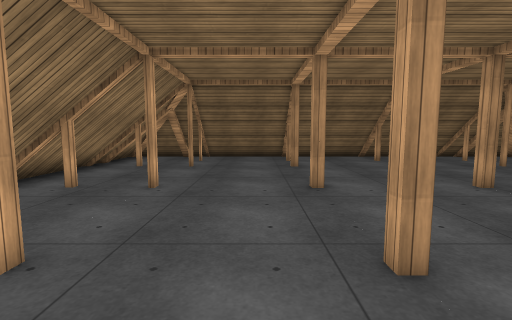
[1] (above)

23 first-person views from a walk through a Unity game level. The camera is 1.4 m above the floor, tilts 6° down and sees 85° across. The floor is counted in squares, 0.83 m on a side. Each view is taken from the middle of a square. On the plan, view 1 faces up. The plan holds only what a view shows up to about 15 squares ahead; the rest is blank. The player is left out. Some surface patterns are stand-ins.

[2]
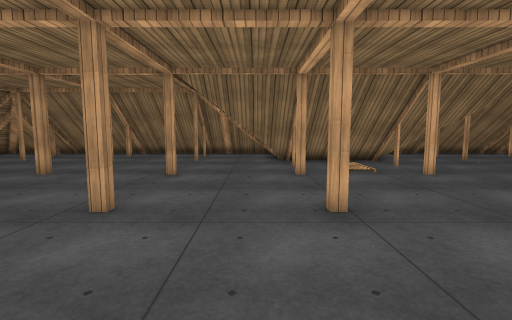

[3]
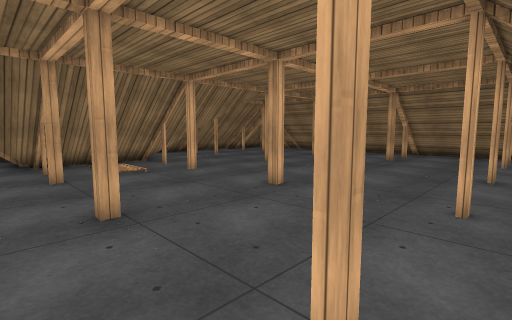

[4]
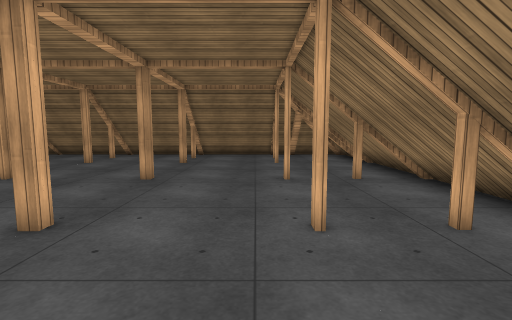

[5]
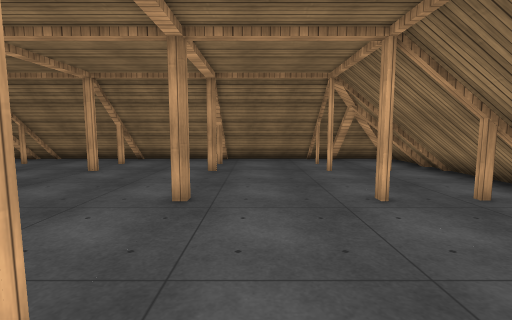

[6]
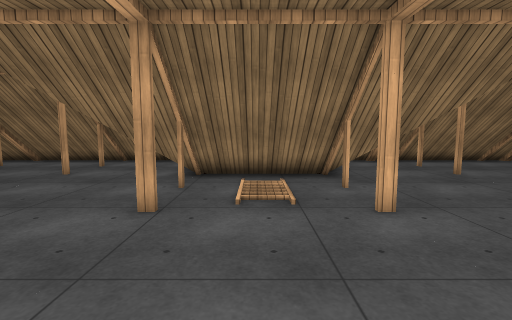

[7]
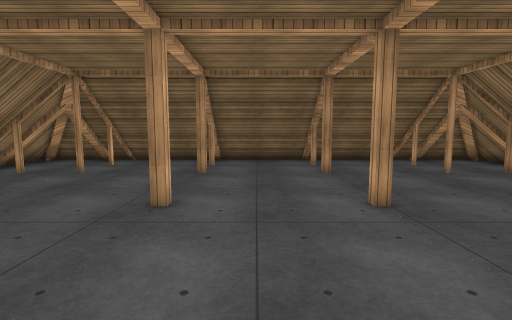

[8]
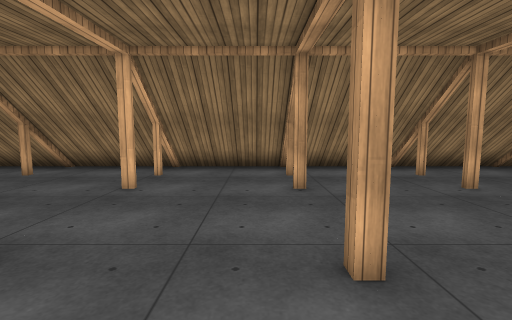

[9]
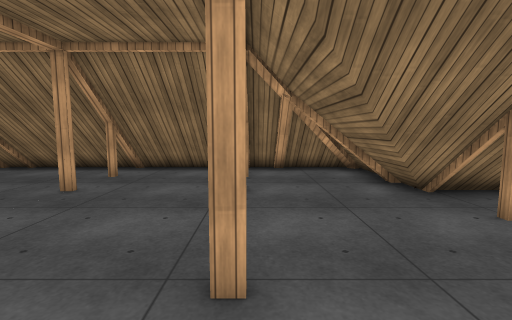

[10]
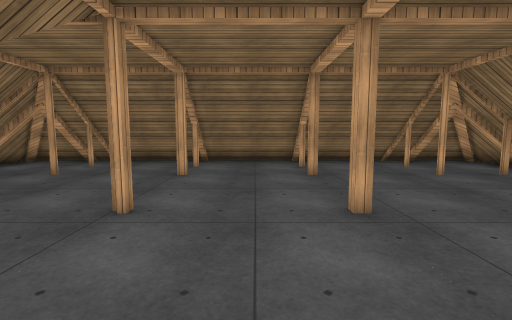

[11]
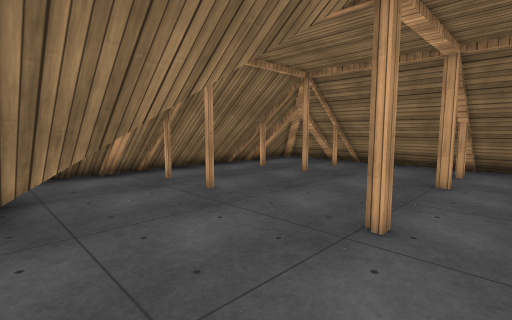

[12]
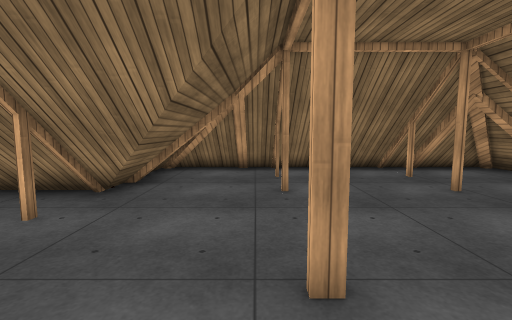

[13]
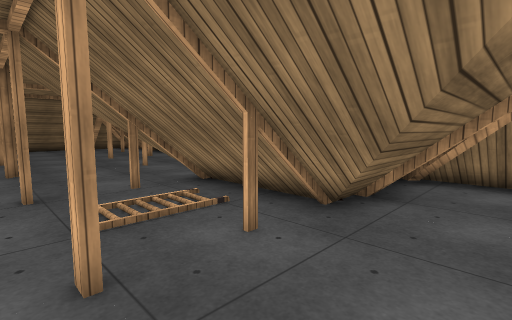

[14]
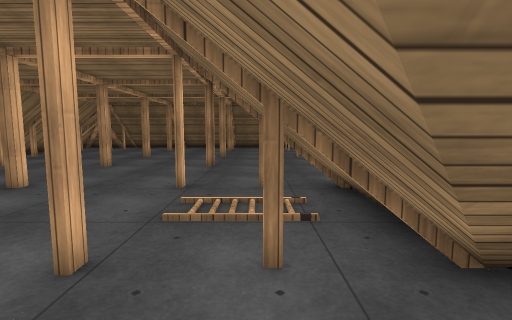

[15]
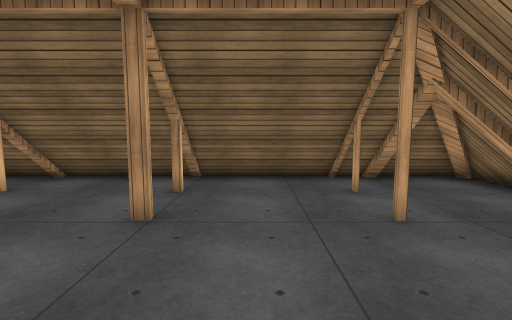

[16]
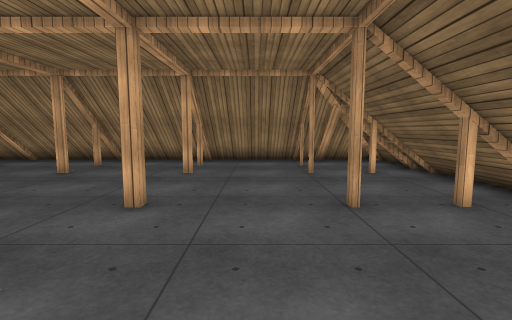

[17]
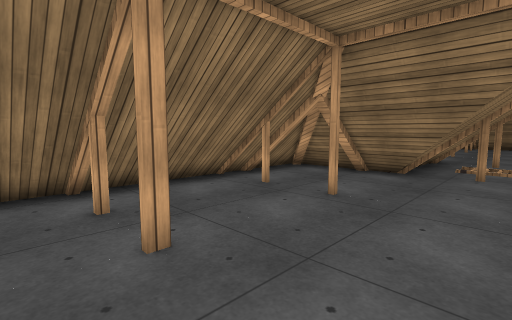

[18]
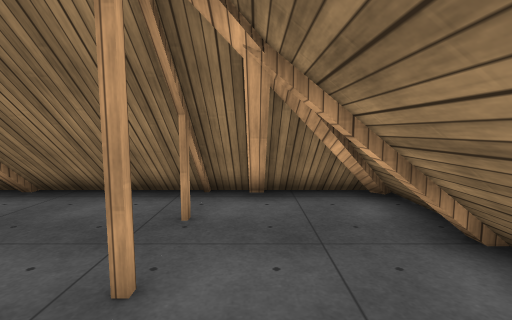

[19]
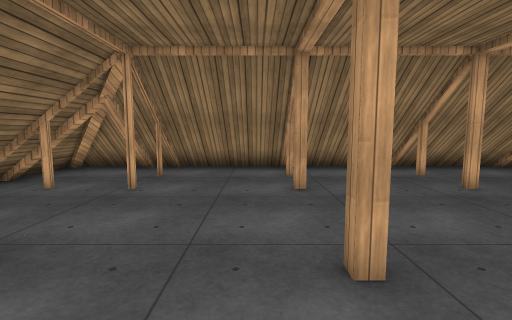

[20]
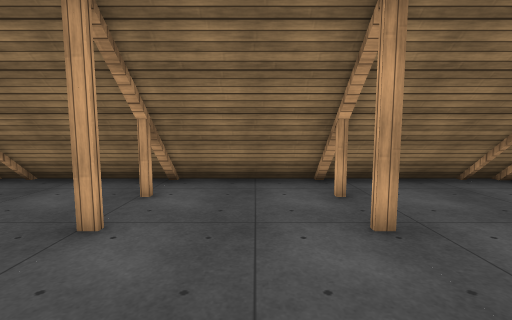

[21]
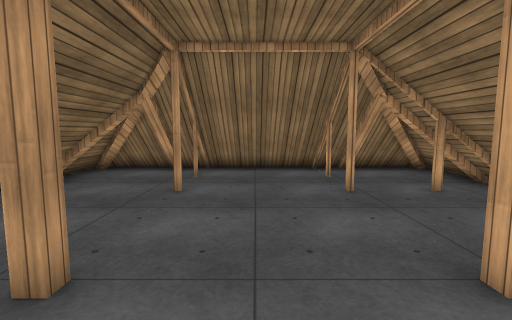

[22]
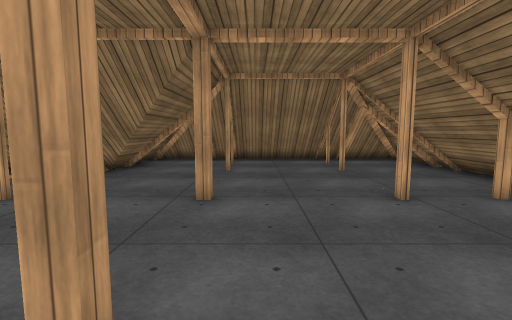

[23]
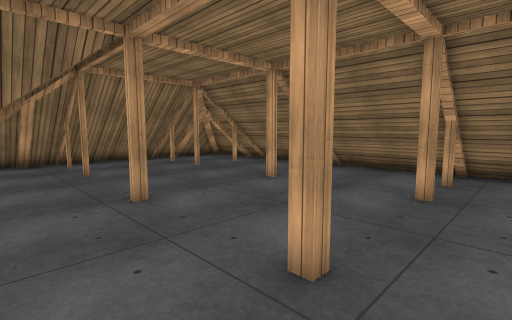

### Floor plan
Key: @ floor where view 1 was taken; # wall or solid block; . floor; = window, fence, low wall or low ledge; ^ raised ledge; T thing the floor can be seen under or through.
Columns run from 8 left of view 1 to 17 right of it. Each row starts with its distance up from view 1.
 18   ^^^^^^^^^  ^^^^^^^^^^^^
 17 ^^^ ^^    ^    ^    ^^ #^^
 16 ^########################^
 15 ^ #...................##
 14 ^^#....................^^^
 13 ^^#..#....#....#....#..##
 12   #....................#^
 11 ^##....................##^
 10   #....................#^^
  9   #.................... ^^
  8  ^#..#....#....#....#..##
  7   #....................#^^
  6 ^##....................##^
  5 ^ #....................#^^
  4   #.................... ^^
  3 ^^#..#....#....#....#.###
  2 ^ #...................##^^
  1 ^##..................####^
  0 ^ #.....@.........# #^#^ ^
 -1 ^ #............... ^=^^^^
 -2 ^^#..#....#....#..TT ^^^^
 -3 ^ #...............T^^
 -4 ^##...............T#^
 -5 ^ #...............#^^
 -6 ^ #...............^^^
 -7 ^^#..#....#....#..#^^^^^^
 -8 ^ #...............   ^ #^^
 -9 ^##...............#######^
-10 ^ #...................## ^
-11 ^ #....................^^^
-12 ^^#..#....#....#....#..##
-13   #....................#^^
-14 ^##....................##^
-15   #....................#^^
-16   #.................... ^^
-17 ^^#..#....#....#....#.###
-18 ^^#...................##^
-19 ^###.#....#....#....#####^
-20  ## ^#    #    #    #^#^ ^
-21  #^^^=^^^^= ^^ =^^^^=^^^^
-22   ^^^ ^^^^ ^^^^ ^^^^ ^^^^

Where each view was taken, in squares from view 1:
view 1: 0 up, 0 right, facing up
view 2: 0 up, 4 left, facing right
view 3: 0 up, 4 left, facing down-right
view 4: 2 down, 2 left, facing down
view 5: 5 down, 0 right, facing down
view 6: 4 down, 1 right, facing right
view 7: 2 up, 4 right, facing up
view 8: 2 up, 5 right, facing left
view 9: 3 up, 4 right, facing right
view 10: 6 down, 4 right, facing down
view 11: 7 down, 5 right, facing down-right
view 12: 11 down, 4 right, facing right
view 13: 10 down, 6 right, facing up-right
view 14: 10 down, 9 right, facing up
view 15: 8 up, 9 right, facing up
view 16: 11 up, 8 right, facing left
view 17: 10 up, 8 right, facing down-right
view 18: 2 up, 9 right, facing right
view 19: 13 down, 5 right, facing left
view 20: 12 down, 4 right, facing down
view 21: 14 down, 4 right, facing right
view 22: 13 down, 0 right, facing right
view 23: 9 down, 0 right, facing down-right
